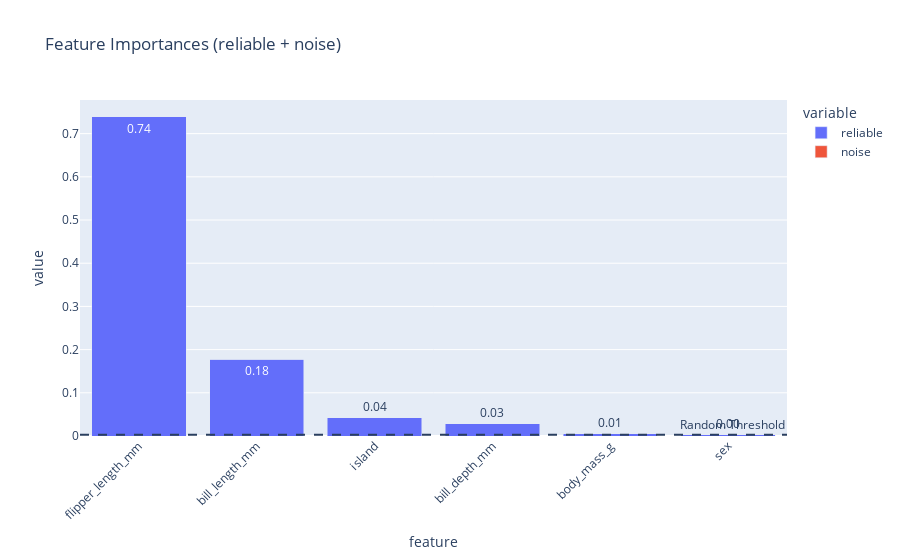

Notebook code for this chart:
### Markdown cell above
### Bar Plot of Feature Importances

The bar plot below shows the aggregated importance of each feature. The dashed line represents the threshold for random (noise) importance. Features above this line are considered informative.

### Code cell
fig_bar = VisualizerFactory.make_bar(store, show_threshold=True, show_noise=True)
fig_bar.show()

### Figure 1 — Plotly figure (JSON) as saved in the notebook; plotly's stock layout.template omitted (floating-point values rounded to 4 significant figures)
{"data": [{"alignmentgroup": "True", "hovertemplate": "variable=reliable<br>feature=%{x}<br>value=%{y}<extra></extra>", "legendgroup": "reliable", "marker": {"color": "#636efa", "pattern": {"shape": ""}}, "name": "reliable", "offsetgroup": "reliable", "orientation": "v", "showlegend": true, "textposition": "auto", "texttemplate": "%{y:.2f}", "type": "bar", "x": ["flipper_length_mm", "bill_length_mm", "island", "bill_depth_mm", "body_mass_g", "sex"], "xaxis": "x", "y": [0.739, 0.1779, 0.04258, 0.02846, 0.005672, 0.003474], "yaxis": "y"}, {"alignmentgroup": "True", "hovertemplate": "variable=noise<br>feature=%{x}<br>value=%{y}<extra></extra>", "legendgroup": "noise", "marker": {"color": "#EF553B", "pattern": {"shape": ""}}, "name": "noise", "offsetgroup": "noise", "orientation": "v", "showlegend": true, "textposition": "auto", "texttemplate": "%{y:.2f}", "type": "bar", "x": ["flipper_length_mm", "bill_length_mm", "island", "bill_depth_mm", "body_mass_g", "sex"], "xaxis": "x", "y": [0, 0, 0, 0, 0, 0], "yaxis": "y"}], "layout": {"annotations": [{"showarrow": false, "text": "Random Threshold", "x": 1, "xanchor": "right", "xref": "x domain", "y": 0.002961, "yanchor": "bottom", "yref": "y"}], "barmode": "stack", "legend": {"title": {"text": "variable"}, "tracegroupgap": 0}, "shapes": [{"line": {"dash": "dash"}, "type": "line", "x0": 0, "x1": 1, "xref": "x domain", "y0": 0.002961, "y1": 0.002961, "yref": "y"}], "title": {"text": "Feature Importances (reliable + noise)"}, "xaxis": {"anchor": "y", "domain": [0, 1], "tickangle": -45, "title": {"text": "feature"}}, "yaxis": {"anchor": "x", "domain": [0, 1], "title": {"text": "value"}}}}
